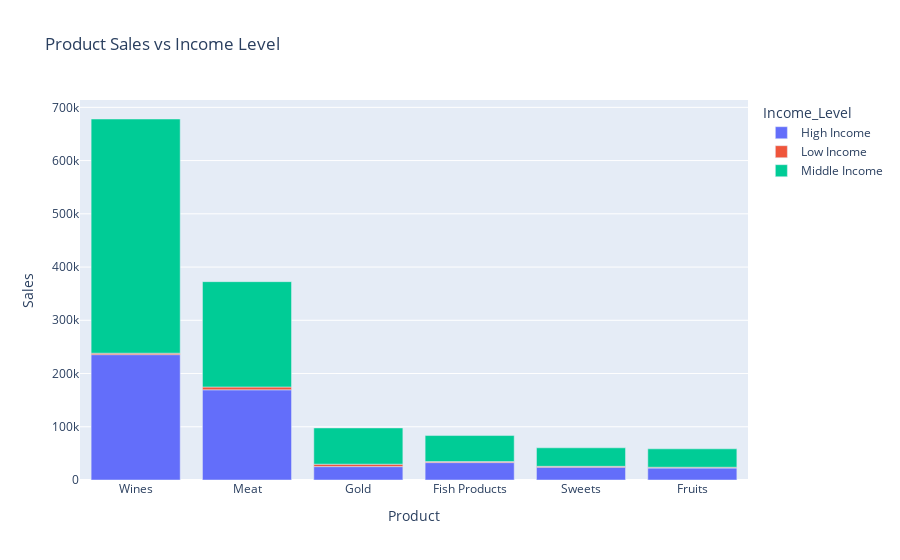

The notebook cell saved with this chart:
### Code cell
fig = px.bar(long, x="Product", y="Sales", color="Income_Level", title="Product Sales vs Income Level")

fig.update_layout(
    xaxis = dict(
        tickmode = 'array',
        tickvals = [0, 1, 2, 3, 4, 5,6],
        ticktext = ['Wines', 'Meat', 'Gold', 'Fish Products', 'Sweets', 'Fruits']
    )
)
fig.show()

### Figure 1 — Plotly figure (JSON) as saved in the notebook; plotly's stock layout.template omitted (floating-point values rounded to 4 significant figures)
{"data": [{"alignmentgroup": "True", "hovertemplate": "Income_Level=High Income<br>Product=%{x}<br>Sales=%{y}<extra></extra>", "legendgroup": "High Income", "marker": {"color": "#636efa", "pattern": {"shape": ""}}, "name": "High Income", "offsetgroup": "High Income", "orientation": "v", "showlegend": true, "textposition": "auto", "type": "bar", "x": ["MntWines", "MntMeatProducts", "MntGoldProds", "MntFishProducts", "MntSweetProducts", "MntFruits"], "xaxis": "x", "y": [235508, 169439, 25160, 32715, 24145, 22510], "yaxis": "y"}, {"alignmentgroup": "True", "hovertemplate": "Income_Level=Low Income<br>Product=%{x}<br>Sales=%{y}<extra></extra>", "legendgroup": "Low Income", "marker": {"color": "#EF553B", "pattern": {"shape": ""}}, "name": "Low Income", "offsetgroup": "Low Income", "orientation": "v", "showlegend": true, "textposition": "auto", "type": "bar", "x": ["MntWines", "MntMeatProducts", "MntGoldProds", "MntFishProducts", "MntSweetProducts", "MntFruits"], "xaxis": "x", "y": [2688, 5251, 4563, 1910, 1531, 1475], "yaxis": "y"}, {"alignmentgroup": "True", "hovertemplate": "Income_Level=Middle Income<br>Product=%{x}<br>Sales=%{y}<extra></extra>", "legendgroup": "Middle Income", "marker": {"color": "#00cc96", "pattern": {"shape": ""}}, "name": "Middle Income", "offsetgroup": "Middle Income", "orientation": "v", "showlegend": true, "textposition": "auto", "type": "bar", "x": ["MntWines", "MntMeatProducts", "MntGoldProds", "MntFishProducts", "MntSweetProducts", "MntFruits"], "xaxis": "x", "y": [439924, 197881, 68050, 48864, 34788, 34581], "yaxis": "y"}], "layout": {"barmode": "relative", "legend": {"title": {"text": "Income_Level"}, "tracegroupgap": 0}, "title": {"text": "Product Sales vs Income Level"}, "xaxis": {"anchor": "y", "domain": [0, 1], "tickmode": "array", "ticktext": ["Wines", "Meat", "Gold", "Fish Products", "Sweets", "Fruits"], "tickvals": [0, 1, 2, 3, 4, 5, 6], "title": {"text": "Product"}}, "yaxis": {"anchor": "x", "domain": [0, 1], "title": {"text": "Sales"}}}}
